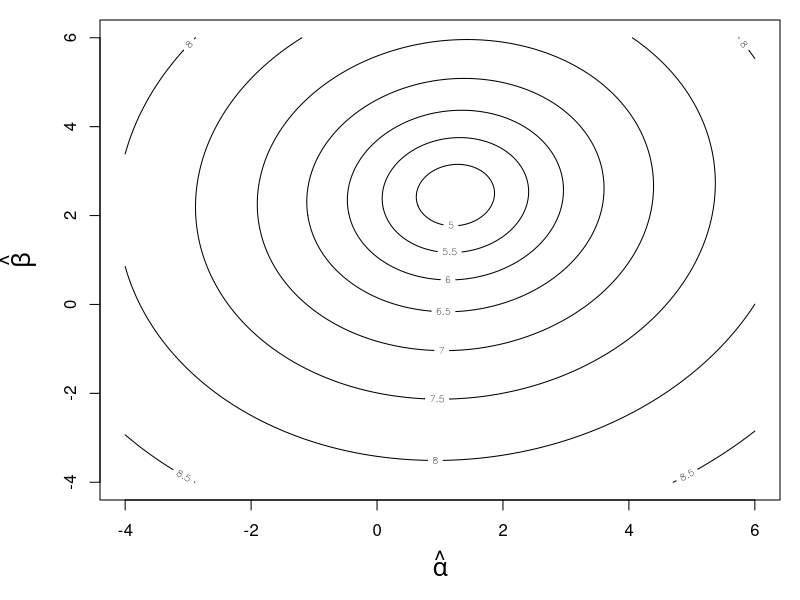
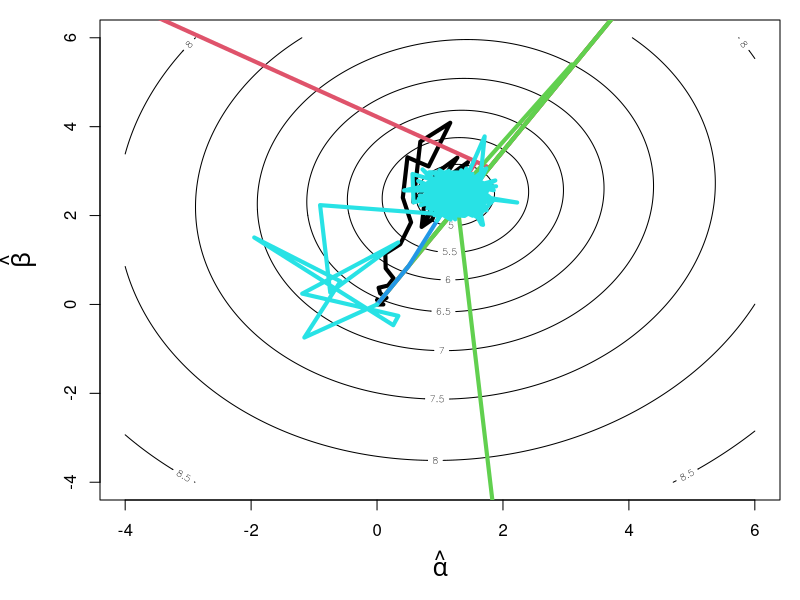

Generate these figures, in order, with R:
## R_Demo_Simulation_Learning_Estimate_linear_model.R
##########################################################################
## INSTRUCTOR: Christopher Fariss
## COURSE NAME: Advanced Computational Methods for Social Media and Textual Data (2F)
## University of Essex Summer School 2021
##
## Date: 2021-07-24
##
## Please e-mail me if you find any errors or have and suggestions (either email is fine)
## e-mail: cjf0006@gmail.com
## e-mail: cjfariss@umich.edu
##########################################################################
##
## Introduction to tutorial:
##
## (1) simulates two variable OLS regression in R using:
## (1a) a brute force method (grid search)
## (1b) the lm function
## (1c) and a user defined function which is passed to the optim function
## (2) the brute force method is used to visualize the parameter space using the contour plot function from the graphics library
##
##########################################################################

## install the library if necessary
## install.packages(c("graphics", "mvtnorm"))

## load libraries
library(graphics)
library(mvtnorm)

## generate simulated vales
n <- 100
x1 <- rnorm(n,0,1)
X <- cbind(1, x1)

k <- ncol(X)

## select true population parameters
alpha <- 1.250000
beta <- 2.500000

## generate y with error
y <- alpha * X[,1] + beta * X[,2] + rnorm(n)

y <- alpha  + beta * x1 + rnorm(n)


## generate vector of possible values for the parameter estimates of alpha and beta
alpha.hat <- seq(from=-4,6,.05)
beta.hat <- seq(from=-4,6,.05)

sumsquare <- matrix(NA, nrow=length(alpha.hat), ncol=length(beta.hat))

for(i in 1:length(alpha.hat)){
    for(j in 1:length(beta.hat)){
        y.hat <- alpha.hat[i] + beta.hat[j] * X[,2]
        sumsquare[i,j] <- -sum((y-y.hat)^2)
    }
}

## find the coordinates from the matrix where the minimum of the sum of square residulas resides
coordinates <- which(sumsquare == sumsquare[-sumsquare==min(-sumsquare)], arr.ind = TRUE)
coordinates

## these coordinates match the best estimates of the alpha and beta parameters
par <- c(alpha.hat[coordinates[1]], beta.hat[coordinates[2]])
par ## notice that these estimates are much less precise than the estiamtes obtained below

## counter plot from the brute force method (logged for visualization)
par(mar=c(5,5,1,1))
contour(alpha.hat,beta.hat,log(-sumsquare), xlab=expression(hat(alpha)), ylab=expression(hat(beta)), cex.lab=1.5)

## generate variables for monitoring the function
eval <- array(dim=c(1000,3))
iter <- 1

# user defined function passed to optim
ols.func <- function(par, X, iterate=TRUE){
    alpha.hat <- par[1]
    beta.hat <- par[2]
    y.hat <- alpha.hat + beta.hat * X[,2]
    out <- -sum((y-y.hat)^2)
    
    if(iterate==TRUE){
        eval[iter,1] <<- alpha.hat
        eval[iter,2] <<- beta.hat
        eval[iter,3] <<- out
        iter <<- iter+1
    }
    return(out)
}

## pass function to optim with initial values
optim.out <- optim(par = c(0,0), ols.func, X=X, method="BFGS", control=list(fnscale = -1), hessian = TRUE)
optim.out

se <- sqrt(diag(solve(-optim.out$hessian))) #calculate standard errors
VCV <- solve(-optim.out$hessian) #compute variance-covariance matrix
se
VCV

## compare with results from the lm function
fit <- lm(y~x1)
summary(fit)


## plot gradient paths for the following algorithims: "Nelder-Mead", "BGFS", "CG", "L-BFGS-B", "SANN"
eval <- array(dim=c(1500,4))
iter <- 1
optim.out <- optim(par = c(0,0), ols.func, X=X, method="Nelder-Mead", control=list(fnscale = -1), hessian = TRUE)
contour(alpha.hat,beta.hat,log(-sumsquare), xlab=expression(hat(alpha)), ylab=expression(hat(beta)), cex.lab=1.5)
lines(eval[1:iter,1], eval[1:iter,2], col=1, lwd=4)
optim.out$par
iter

eval <- array(dim=c(1500,4))
iter <- 1
optim.out <- optim(par = c(0,0), ols.func, X=X, method="BFGS", control=list(fnscale = -1), hessian = TRUE)
lines(eval[1:iter,1], eval[1:iter,2], col=2, lwd=4)
optim.out$par
iter

eval <- array(dim=c(1500,4))
iter <- 1
optim.out <- optim(par = c(0,0), ols.func, X=X, method="CG", control=list(fnscale = -1), hessian = TRUE)
lines(eval[1:iter,1], eval[1:iter,2], col=3, lwd=4)
optim.out$par
iter

eval <- array(dim=c(1500,4))
iter <- 1
optim.out <- optim(par = c(0,0), ols.func, X=X, method="L-BFGS-B", control=list(fnscale = -1), hessian = TRUE)
lines(eval[1:iter,1], eval[1:iter,2], col=4, lwd=4)
optim.out$par
iter

eval <- array(dim=c(20000,4))
iter <- 1
optim.out <- optim(par = c(0,0), ols.func, X=X, method="SANN", control=list(fnscale = -1), hessian = TRUE)
lines(eval[1:iter,1], eval[1:iter,2], col=5, lwd=4)
optim.out$par
iter



